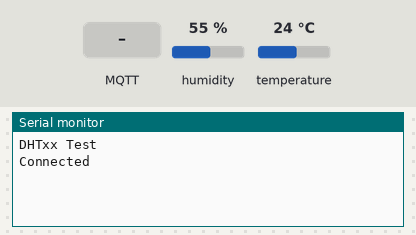
This sketch was run on a simulated ESP32. Parts: the last lines printed to the serial monitor. Inputs (shaded band) come from the test bench; at power-on: humidity 55 %, temperature 24 °C. WiFi joins after 1.5 s; servers stay silent unless stated; the local clock reads 2024-03-15 10:24:30 at power-on unless the sketch sets it; no MQTT or app messages arrive unless stated.

Above: at 1.2 s.
1.3 s: MQTT message "1" arrives on the first subscribed topic
At 3.2 s:
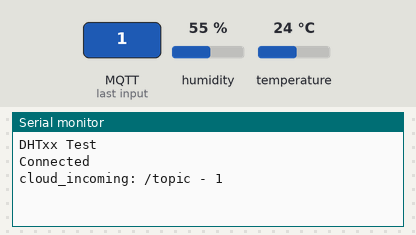
3.5 s: MQTT message "on" arrives on the first subscribed topic
At 5.0 s:
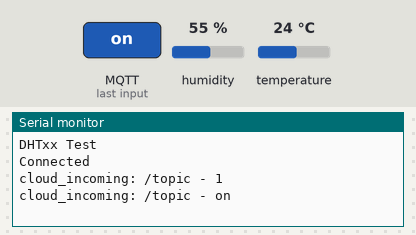
5.5 s: MQTT message "off" arrives on the first subscribed topic
At 6.8 s:
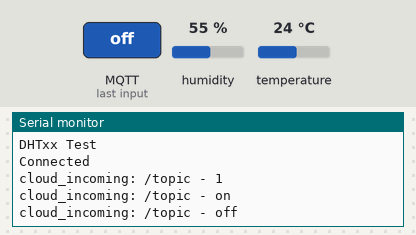
11.5 s: MQTT message "1" arrives on the second subscribed topic
At 13.2 s:
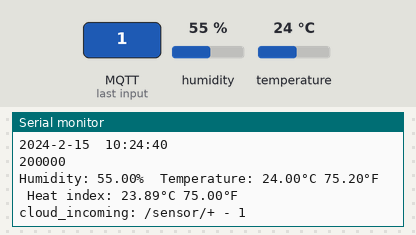
13.5 s: MQTT message "on" arrives on the second subscribed topic
At 15.2 s:
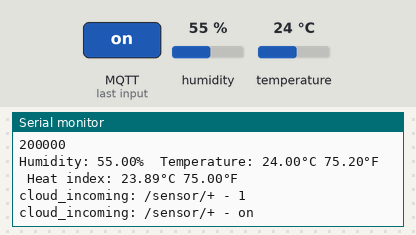
15.6 s: MQTT message "off" arrives on the second subscribed topic
At 16.9 s:
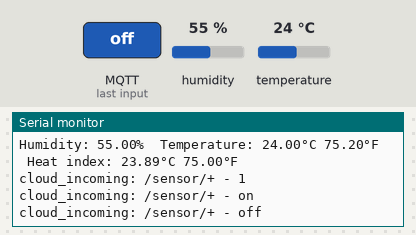

Measured:
- after the input at 1.3 s, the serial monitor: prints a new line after 0.76 s (image 1)
- after the input at 3.5 s, the serial monitor: prints a new line after 0.56 s (image 2)
- after the input at 5.5 s, the serial monitor: prints a new line after 0.57 s (image 3)
- after the input at 11.5 s, the serial monitor: prints a new line after 0.60 s (image 4)
- after the input at 13.5 s, the serial monitor: prints a new line after 0.60 s (image 5)
- after the input at 15.6 s, the serial monitor: prints a new line after 0.51 s (image 6)

The sketch:

aws_cloudcomputing1.ino
```cpp
#include "secret.h"
#include <WiFi.h>
#include <WiFiClientSecure.h>
#include <MQTTClient.h>
#include <ArduinoJson.h>
#include "time.h"
#include "DHT.h"

#define DHTPIN 4
#define DHTTYPE DHT22
#define DOCSIZE 512
const char* ntpServer = "pool.ntp.org";
const long  gmtOffset_sec = 28800;
const int   daylightOffset_sec = 0;

DHT dht(DHTPIN, DHTTYPE);


WiFiClientSecure NET = WiFiClientSecure();
MQTTClient IOT = MQTTClient(512);

void cloud_incoming(String &topic, String &payload) {
  Serial.println("cloud_incoming: " + topic + " - " + payload);
}

void setup() {
  // put your setup code here, to run once:
  Serial.begin(57600);
  WiFi.disconnect(true);
  WiFi.mode(WIFI_STA);
  WiFi.setAutoConnect(true);
  WiFi.begin(ssid, pass);
  WiFi.setHostname("CC_Sore");
  WiFi.setAutoReconnect(true);

  Serial.println(F("DHTxx Test"));
  dht.begin();

  NET.setCACert(AWS_CERT_CA);
  NET.setCertificate(AWS_CERT_CRT);
  NET.setPrivateKey(AWS_CERT_PRIVATE);

  IOT.begin(endpoint, 8883, NET);
  IOT.onMessage(cloud_incoming);

  int retries = 0;
  while (!IOT.connect("Pras-Things") && retries < 5) {
    Serial.println(".");
    delay(100);
    retries++;
  }

  if (!IOT.connected()) {
    Serial.println("Timeout OI");
    return;
  }

  Serial.println("Connected");
  configTime(gmtOffset_sec, daylightOffset_sec, ntpServer);
  IOT.subscribe("/topic");
  IOT.subscribe("/sensor/+");
  IOT.subscribe("/sensor/testing");
}

unsigned long TERAKHIR_DIKIRIM = 0;
void loop() {
  delay(2000);
  float h = dht.readHumidity();
  // Read temperature as Celsius (the default)
  float t = dht.readTemperature();
  // Read temperature as Fahrenheit (isFahrenheit = true)
  float f = dht.readTemperature(true);

  // Check if any reads failed and exit early (to try again).
  if (isnan(h) || isnan(t) || isnan(f)) {
    Serial.println(F("Failed to read from DHT sensor!"));
    return;
  }

  // Compute heat index in Fahrenheit (the default)
  float hif = dht.computeHeatIndex(f, h);
  // Compute heat index in Celsius (isFahreheit = false)
  float hic = dht.computeHeatIndex(t, h, false);

  // put your main code here, to run repeatedly:
  unsigned long SEKARANG = millis();
  if (SEKARANG - TERAKHIR_DIKIRIM > 10000) {
    StaticJsonDocument<DOCSIZE> doc;
    struct tm timeinfo;
    if (!getLocalTime(&timeinfo)) {
      Serial.println("Failed to obtain time");
    }
    String waktu;
    waktu = String(timeinfo.tm_year + 1900) + "-" + String(timeinfo.tm_mon) + "-" + String(timeinfo.tm_mday) + "  "
            + String(timeinfo.tm_hour) + ":" + String(timeinfo.tm_min) + ":" + String (timeinfo.tm_sec);
    Serial.println(waktu);
    Serial.println(heap_caps_get_free_size(MALLOC_CAP_8BIT));
    Serial.print(F("Humidity: "));
    Serial.print(h);
    Serial.print(F("%  Temperature: "));
    Serial.print(t);
    Serial.print(F("°C "));
    Serial.print(f);
    Serial.print(F("°F  Heat index: "));
    Serial.print(hic);
    Serial.print(F("°C "));
    Serial.print(hif);
    Serial.println(F("°F"));

    doc["id"] = waktu;
    doc["free_heap"] = heap_caps_get_free_size(MALLOC_CAP_8BIT);
    doc["uptime"] = millis() / 1000;
    doc["h"] = h;
    doc["t"] = t;
    doc["f"] = h;

    char jsonBuffer[DOCSIZE];
    serializeJson(doc, jsonBuffer);

    if (!IOT.connected()) {
      int retries = 0;
      while (!IOT.connect("Pras-Things") && retries < 5) {
        Serial.println(".");
        delay(100);
        retries++;
      }
    }
    else
    {
      IOT.publish("/topic/espPras", jsonBuffer );
    }

    TERAKHIR_DIKIRIM = SEKARANG;
  }
  IOT.loop();
}
```

secret.h
```cpp
const char* ssid = "DoIT";
const char* pass = "Doit2019%";
const char* endpoint = "a1u2xyk7b79mu1-ats.iot.ap-southeast-1.amazonaws.com";

// Amazon Root CA 1
static const char AWS_CERT_CA[] PROGMEM = R"EOF(
-----BEGIN CERTIFICATE-----
MIIDQTCCAimgAwIBAgITBmyfz5m/jAo54vB4ikPmljZbyjANBgkqhkiG9w0BAQsF
ADA5MQswCQYDVQQGEwJVUzEPMA0GA1UEChMGQW1hem9uMRkwFwYDVQQDExBBbWF6
b24gUm9vdCBDQSAxMB4XDTE1MDUyNjAwMDAwMFoXDTM4MDExNzAwMDAwMFowOTEL
MAkGA1UEBhMCVVMxDzANBgNVBAoTBkFtYXpvbjEZMBcGA1UEAxMQQW1hem9uIFJv
b3QgQ0EgMTCCASIwDQYJKoZIhvcNAQEBBQADggEPADCCAQoCggEBALJ4gHHKeNXj
ca9HgFB0fW7Y14h29Jlo91ghYPl0hAEvrAIthtOgQ3pOsqTQNroBvo3bSMgHFzZM
9O6II8c+6zf1tRn4SWiw3te5djgdYZ6k/oI2peVKVuRF4fn9tBb6dNqcmzU5L/qw
IFAGbHrQgLKm+a/sRxmPUDgH3KKHOVj4utWp+UhnMJbulHheb4mjUcAwhmahRWa6
VOujw5H5SNz/0egwLX0tdHA114gk957EWW67c4cX8jJGKLhD+rcdqsq08p8kDi1L
93FcXmn/6pUCyziKrlA4b9v7LWIbxcceVOF34GfID5yHI9Y/QCB/IIDEgEw+OyQm
jgSubJrIqg0CAwEAAaNCMEAwDwYDVR0TAQH/BAUwAwEB/zAOBgNVHQ8BAf8EBAMC
AYYwHQYDVR0OBBYEFIQYzIU07LwMlJQuCFmcx7IQTgoIMA0GCSqGSIb3DQEBCwUA
A4IBAQCY8jdaQZChGsV2USggNiMOruYou6r4lK5IpDB/G/wkjUu0yKGX9rbxenDI
U5PMCCjjmCXPI6T53iHTfIUJrU6adTrCC2qJeHZERxhlbI1Bjjt/msv0tadQ1wUs
N+gDS63pYaACbvXy8MWy7Vu33PqUXHeeE6V/Uq2V8viTO96LXFvKWlJbYK8U90vv
o/ufQJVtMVT8QtPHRh8jrdkPSHCa2XV4cdFyQzR1bldZwgJcJmApzyMZFo6IQ6XU
5MsI+yMRQ+hDKXJioaldXgjUkK642M4UwtBV8ob2xJNDd2ZhwLnoQdeXeGADbkpy
rqXRfboQnoZsG4q5WTP468SQvvG5
-----END CERTIFICATE-----
)EOF";

//Device Certificate
static const char AWS_CERT_CRT[] PROGMEM = R"KEY(
-----BEGIN CERTIFICATE-----
MIIDWjCCAkKgAwIBAgIVANwXxJTD2LKUC+xI8+qOlJ54e8yoMA0GCSqGSIb3DQEB
CwUAME0xSzBJBgNVBAsMQkFtYXpvbiBXZWIgU2VydmljZXMgTz1BbWF6b24uY29t
IEluYy4gTD1TZWF0dGxlIFNUPVdhc2hpbmd0b24gQz1VUzAeFw0yMDExMTMxNDU2
MTNaFw00OTEyMzEyMzU5NTlaMB4xHDAaBgNVBAMME0FXUyBJb1QgQ2VydGlmaWNh
dGUwggEiMA0GCSqGSIb3DQEBAQUAA4IBDwAwggEKAoIBAQCY/U2ibtQCsux8wyxu
AA9QVeviSsPpzJHpBM3HxNMKYg8LWCsvMYFEhor7mwbtzYASMyloRAfs3oWq/Pdc
hvxVv3kuiXCy3sUBrL0JSJJrCLZw1IqiX+iFe97k5oSdVP5i4m7Yfdjdc4UxLrBH
pn4N486CJC3Z8DxsVrKuYvhrBVS+PnPIAdziIMAExbiC9PzBbaC88Ao/1BvOI+Jp
BfLjUVYw4IrsQ1Cyy9p9n/UizuiOGSxzowpCnlD76wsdoK3+4b+3kIQVF6C1hWwj
yiKEDIn0bB4b/MzE6jKb4w/7bLc865TeGcmpJK1tAWHU+jZmj4UO5UwVNEtuIChA
1iEtAgMBAAGjYDBeMB8GA1UdIwQYMBaAFGHcbv2l+/LzMDbUnD1s5QGrl02YMB0G
A1UdDgQWBBTzXDjYAC3tezaZrt9x0KkJKqujdzAMBgNVHRMBAf8EAjAAMA4GA1Ud
DwEB/wQEAwIHgDANBgkqhkiG9w0BAQsFAAOCAQEAYCo+qknny7wGxT3zjHgTNESe
3t2aWXlF7Xs5Cbh997GV2HZXgHYCQ4n4HAGQh1QYuQHdKImALDkBpSBmMjwk54Ek
mMJRyczH6jxh7DxhoxZ5R5rZMXiETJuXbP5jCqPzPhdvJYj6Vdi/L2sx5qg/v+GJ
tW6LgmUxllBRxsarUU/xhOWErn/RlwXG/QMygbw6a4ANFaLae5EYlPjD1u6Ds0Od
RPJckkrCf1xhpMw0UmmT/A8RxPWlSVy8fkwdPWgkZSoiAWknkLrl/g/I6y4TFtsA
IlUWnIVGKD+M07nIjZC7EIk6fnwYHU+KP8IL1Yd5UMqdZv8Vc+CIH4Qk1+o0pA==
-----END CERTIFICATE-----
)KEY";

// Device Pricate Key
  static const char AWS_CERT_PRIVATE[] PROGMEM = R"KEY(
-----BEGIN RSA PRIVATE KEY-----
MIIEowIBAAKCAQEAmP1Nom7UArLsfMMsbgAPUFXr4krD6cyR6QTNx8TTCmIPC1gr
LzGBRIaK+5sG7c2AEjMpaEQH7N6Fqvz3XIb8Vb95Lolwst7FAay9CUiSawi2cNSK
ol/ohXve5OaEnVT+YuJu2H3Y3XOFMS6wR6Z+DePOgiQt2fA8bFayrmL4awVUvj5z
yAHc4iDABMW4gvT8wW2gvPAKP9QbziPiaQXy41FWMOCK7ENQssvafZ/1Is7ojhks
c6MKQp5Q++sLHaCt/uG/t5CEFRegtYVsI8oihAyJ9GweG/zMxOoym+MP+2y3POuU
3hnJqSStbQFh1Po2Zo+FDuVMFTRLbiAoQNYhLQIDAQABAoIBAGUd5pYZkl9GSzAa
/96kg3qhj4q9x8dbwoS0/B2xZZtTPIZO/BvxKHNWSb4KtQWv8ZoV3qRfcq2IVeix
0fyB633xU/MCPE69FpEIzti38q5zz8G7ePXhVhoDyUqZYcVrS8enyYOlihS0KbBc
H377+AzOKMuzheqp8gXZN7gzCeYRVlWYvV8XDaz6pC6tK2N2NDa8OZwSKvviGk2O
hhFbbSU6N2QFN8ntfp1zi4aOQBdYlaKV37zik5+38sIjt7MjAJt0jzoyKMbAWvTa
iiajzQD0qWP+R0aNQnT6AgwTl5hHqdSUuAEGP+GrhDCLGxBRbVBBA/u7VkbjJeeQ
H5lIAwECgYEAyDZXh18p6DTulLXXtSMpWDCEqhL2Ztzxs9Ei9Asqr7tS9yRvoEBv
9+4eWnSriQ/vx9LOf3yZl9YO+DCoNCNdLgJJSvahCA9ICTzp3ZEZ0U6fG0+muy9H
PNWOlesHTwKcR9Hn7eaTN1ucR7Bb+Rwo+irTb/aWrLif8mYv7GkPXpECgYEAw55v
yGgPma9khBfdGSSjYqzZpIMuz4i52a0YRChfm/HupZn4tQ9qDMt5LbURmimoIoh9
4+mGT8cOqJFByelMM3jvrDKEwUJw/z6b/QNewrNxlDpMI9j9eEgTrj5DubcTOuNT
9GDaawNmjqhj/7co3CZHfMbMtSUQVglMLPD0nt0CgYB9a8VzUUMwaxBWan/hwlAh
JevFmzFuiNSFP+s0lFY+VgwINHQVIKjD2RB8u//FUg100XN427ZgLsGb6udEGi9C
Jj6BznRcVy5aUyVyHnbc7vKvKjuZoWlwC5xSADTI4yrBtxYiq0Hn+OSy6CEFsgVd
ijyANCp5swLH2AoHgF0XcQKBgQCzvUsmj/7tjkvEV4zuwkxhqUKdN2/2fsGNcc9f
KN2YkzZc8Nmlu9EMipUAW2QeC3KSsGlD1dl0Sgl892LEnFlI3jESPqTeUiczUBrR
4pvaODj/IoW9Vm6na0qyCkH+TWoc7K3CWI+4TjqYj766QlgH2CBNVPjY5IJbG1Xj
4U5S/QKBgAyjPFm3Jx5jA13l46CqmNIbA47sDTkx41E5EBO8vCu06vz94ZvpEJ3D
8BLOToteqpJaX1BxFrr5jqlzbRnEB5BRXyHYj3rkDRw7CbsfDVVglgQrFowKf2xq
jk4rZAaCGNegDSd1TypwecLq5DserNkGEzDQWu/ah9sWRo/eD7rC
-----END RSA PRIVATE KEY-----
)KEY";
```
